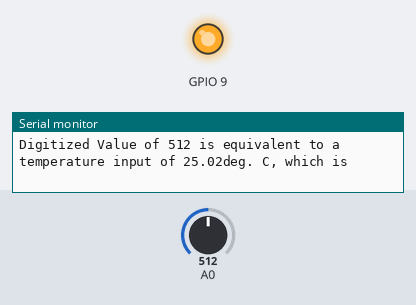
This program was run on a simulated ESP8266 (Wemos D1 mini). Shown: output pins drawn as LEDs (lit = HIGH), the last lines printed to the serial monitor. The test bench sets the inputs (shaded band); at power-on: A0 = 512.

Above: at 1.3 s.
1.4 s: A0 set to 25
At 2.3 s:
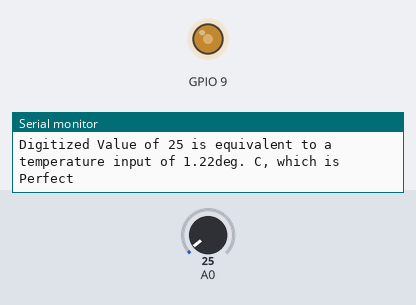
3.0 s: A0 set to 0
At 3.8 s:
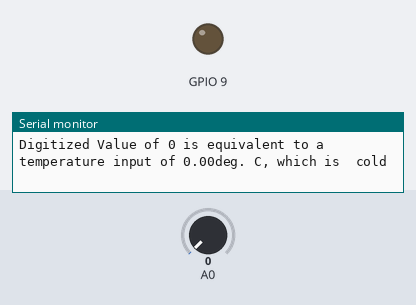
4.5 s: A0 set to 35
At 5.2 s:
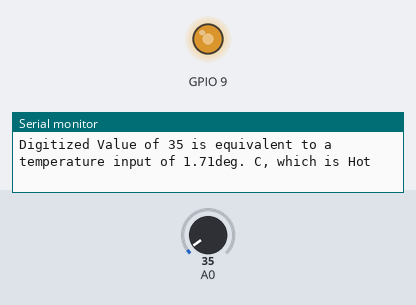
6.0 s: A0 set to 122
At 6.5 s:
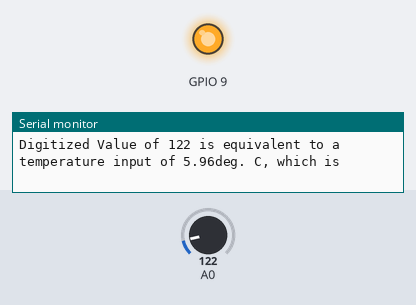
Timing chart, 0 to 8.5 s (numbered marks = the images above; inputs shaded):
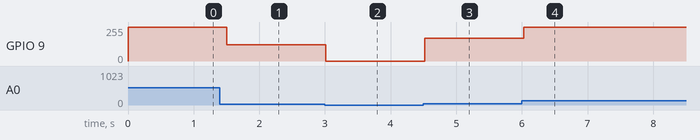

The program:

main.cpp
```cpp
#include <Arduino.h>
/*  I, Adebowale Atofarati, student number 000789108, certify that all code submitted is my own work;
that I have not copied it from any other source.
I also certify that I have not allowed my work to be copied by others.
*/

void setup() {
  // configure the USB serial monitor
  Serial.begin(115200);

}

void loop() {
  int iVal;
   double val;
   String judgement;

    // read digitized value from the D1 Mini's A/D convertor
 iVal = analogRead(A0);
 val = map(iVal, 0, 1023, 0, 5000);
 analogWrite(9, val);

 if(iVal < 10){
  judgement = " cold";
}
else if( iVal >= 10 && iVal <= 15){
    judgement = "cool";
}
else if( iVal >= 15 && iVal <= 25){
  judgement = " Perfect";
}
else if( iVal >= 25 && iVal <= 30){
  judgement = "Warm";
}
else if(iVal >= 30 && iVal <= 35){
  judgement = "Hot";
}
else if(iVal < 35){
  judgement = "Too hot";
}

 // print value to the USB port
Serial.println("Digitized Value of " + String(iVal) +
 " is equivalent to a temperature input of " + (val/100) + "deg. C, which is " + judgement);
 // wait 0.5 seconds (500 ms)
 delay(500);

}
```

Measured:
- after the input at 1.4 s, GPIO 9: 255/255 → 122/255 after 0.11 s
- after the input at 3.0 s, GPIO 9: 122/255 → 0/255 at once
- after the input at 4.5 s, GPIO 9: 0/255 → 171/255 at once
- after the input at 6.0 s, GPIO 9: 171/255 → 255/255 at once
